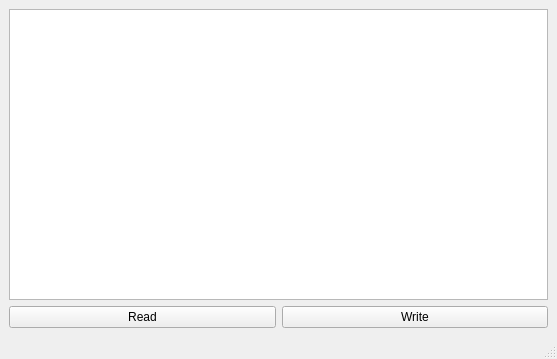
<?xml version="1.0" encoding="UTF-8"?>
<ui version="4.0">
 <class>MainWindow</class>
 <widget class="QMainWindow" name="MainWindow">
  <property name="geometry">
   <rect>
    <x>0</x>
    <y>0</y>
    <width>557</width>
    <height>359</height>
   </rect>
  </property>
  <property name="windowTitle">
   <string>MainWindow</string>
  </property>
  <widget class="QWidget" name="centralwidget">
   <layout class="QVBoxLayout" name="verticalLayout">
    <item>
     <widget class="QPlainTextEdit" name="plainTextEdit"/>
    </item>
    <item>
     <layout class="QHBoxLayout" name="horizontalLayout">
      <item>
       <widget class="QPushButton" name="readButton">
        <property name="text">
         <string>Read</string>
        </property>
       </widget>
      </item>
      <item>
       <widget class="QPushButton" name="writeButton">
        <property name="text">
         <string>Write</string>
        </property>
       </widget>
      </item>
     </layout>
    </item>
   </layout>
  </widget>
  <widget class="QStatusBar" name="statusBar"/>
 </widget>
 <resources/>
 <connections/>
</ui>
